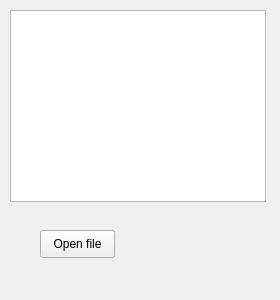
<ui version="4.0" >
 <class>EgtFileReaderControlsGui</class>
 <widget class="QWidget" name="EgtFileReaderControlsGui" >
  <property name="geometry" >
   <rect>
    <x>0</x>
    <y>0</y>
    <width>280</width>
    <height>300</height>
   </rect>
  </property>
  <property name="windowTitle" >
   <string>Form</string>
  </property>
  <widget class="QPushButton" name="pbtnOpenFile" >
   <property name="geometry" >
    <rect>
     <x>40</x>
     <y>230</y>
     <width>75</width>
     <height>28</height>
    </rect>
   </property>
   <property name="text" >
    <string>Open file</string>
   </property>
  </widget>
  <widget class="QTableWidget" name="twFieldsList" >
   <property name="geometry" >
    <rect>
     <x>10</x>
     <y>10</y>
     <width>256</width>
     <height>192</height>
    </rect>
   </property>
  </widget>
 </widget>
 <resources/>
 <connections/>
</ui>
